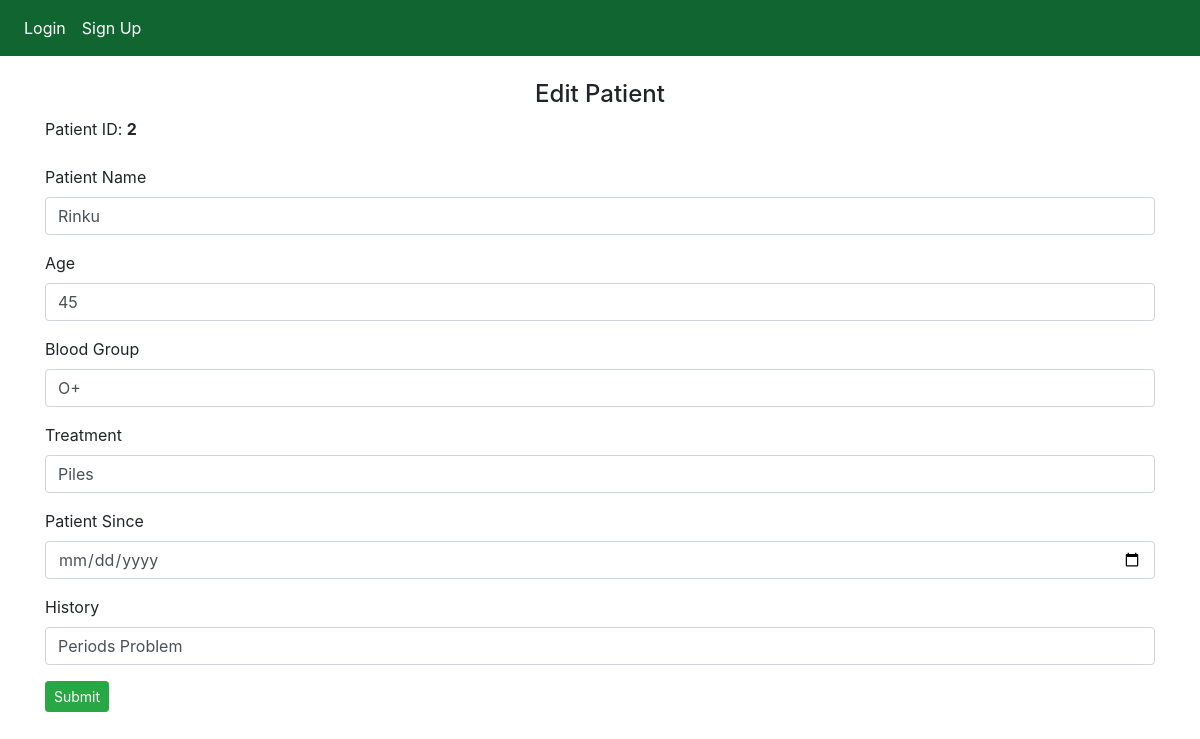
The app's page /fetch_patient?id=2&action=edit with its own data.
### website/models.py (models this page shows)
@dataclass
class Patient(db.Model):
    id = db.Column(db.Integer, primary_key=True, autoincrement=True)
    name = db.Column(db.String(150))
    age = db.Column(db.Integer)
    blood_group = db.Column(db.String(150))
    treatment = db.Column(db.String(300))
    patient_since = db.Column(db.Date())
    history = db.Column(db.String(300))
    created_date = db.Column(db.DateTime(timezone=True), default=func.now())

### website/patients.py (the view)
@patients.route('/fetch_patient', methods=['GET'])
def fetch_patient():
    patientId = request.args.get('id')
    patient = Patient.query.get(patientId)
    action = request.args.get('action')
    if action == 'edit':
        return render_template("patients/edit_patients.html", user=current_user, data=patient)
    return render_template("patients/upload_documents.html", user=current_user, data=patient)

### website/templates/patients/edit_patients.html (shortened to what this page needs)
{% extends "base.html" %} {% block title %}Edit Patient{% endblock %}{% block content %}
<br/>
<h4 align="center">Edit Patient</h4>
<div id="edit_patient_div">
    <form method="POST" action="{{ url_for('patients.edit_patient') }}">
        <div class="form-group">
            <label for="id">Patient ID</label>: <b> {{data.id}} </b>
        </div>
        <div class="form-group">
            <label for="name">Patient Name</label>
            <input type="text" class="form-control" id="name" name="name" placeholder="Enter Patient Name" value="{{data.name}}"/>
        </div>
        <div class="form-group">
            <label for="age">Age</label>
            <input type="text" class="form-control" id="age" name="age" placeholder="Enter Age" value="{{data.age}}"/>
        </div>
        <div class="form-group">
            <label for="bloodGroup">Blood Group</label>
            <input type="text" class="form-control" id="bloodGroup" name="bloodGroup" placeholder="Enter Blood Group" value="{{data.blood_group}}"/>
        </div>
        <div class="form-group">
            <label for="treatment">Treatment</label>
            <input type="text" class="form-control" id="treatment" name="treatment" placeholder="Enter Treatment" value="{{data.treatment}}"/>
        </div>
        <div class="form-group">
            <label for="patientSince">Patient Since</label>
            <input type="date" class="form-control" id="patientSince" name="patientSince" placeholder="Enter Patient Since Date" value="{{data.patient_since}}"/>
        </div>
        <div class="form-group">
            <label for="history">History</label>
            <input type="text" class="form-control" id="history" name="history" placeholder="Enter History" value="{{data.history}}"/>
        </div>
        <button type="submit" class="btn btn-success btn-sm">Submit</button>
    </form>
</div>
{% endblock %}

### records on screen
Patient: id "2", name "Rinku", age "45", bloodGroup "O+", treatment "Piles", history "Periods Problem"
